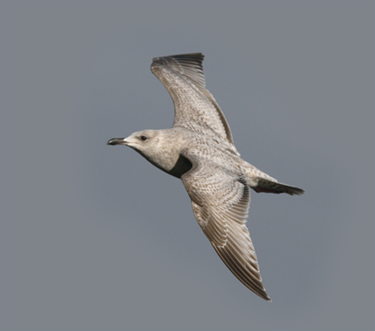
#> input picture data/bird.bmp, 375 x 331 px
$ python proj1.py   (older library calls are emulated)
#> lines starting #> are read from the running program, lines starting #| are printed output that depends on the picture
### code/my_imfilter.py
# -*- coding: utf-8 -*-
"""
% This function that you will implement is intended to behave like the built-in function
% imfilter() in Matlab or equivalently the same function implemented as part of scipy.misc module
% in Python. You will implement imfilter from first principles, i.e., without using
% any library functions.

% See 'help imfilter' or 'help conv2'. While terms like "filtering" and
% "convolution" might be used interchangeably, we will essentially perform 2D correlation
% between the filter and image. Referring to 'proj1_test_filtering.py' would help you with
% your implementation.

% Your function should work for color images. Simply filter each color
% channel independently.

% Your function should work for filters of any width and height
% combination, as long as the width and height are odd (e.g. 1, 7, 9). This
% restriction makes it unambigious which pixel in the filter is the center
% pixel.

% Boundary handling can be tricky. The filter can't be centered on pixels
% at the image boundary without parts of the filter being out of bounds. If
% you look at 'help conv2' and 'help imfilter' in Matlab, you see that they have
% several options to deal with boundaries. You should simply recreate the
% default behavior of imfilter -- pad the input image with zeros, and
% return a filtered image which matches the input resolution. A better
% approach would be to mirror the image content over the boundaries for padding.

% % Uncomment if you want to simply call library imfilter so you can see the desired
% % behavior. When you write your actual solution, **you can't use imfilter,
% % correlate, convolve commands, but implement the same using matrix manipulations**.
% % Simply loop over all the pixels and do the actual
% % computation. It might be slow.
"""
import matplotlib.image as mpimg
import matplotlib.pyplot as plt
import scipy.ndimage as s
import numpy as np
from skimage import color
from skimage import io
import os
from vis_hybrid_image import vis_hybrid_image

# print(os.path.join(os.path.dirname(os.getcwd())),'data/')
imgInputPath=os.path.join(os.path.dirname(os.getcwd()),'data/')

bird = mpimg.imread(os.path.join(imgInputPath,'bird.bmp'))
#> bird is the input picture: shape (331, 375, 3); mean R, G, B 127.7, 131.3, 136.8
plane = mpimg.imread(os.path.join(imgInputPath,'plane.bmp'))
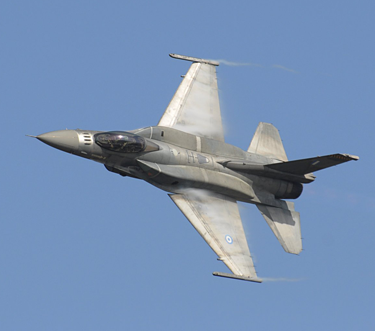
#> input picture data/plane.bmp, 375 x 331 px
#> plane is the input picture: shape (331, 375, 3); mean R, G, B 119.8, 145, 180.2

""" Exemplar Gaussian 3x3 filter shown below-- see filters defined in proj1_test_filtering.py """

# [13 lines left out: function gauss2D, not called in this run]

class my_image_editor(object):
  # [116 lines left out: functions __init__, set_kernel, my_2DConvolution, not called in this run]

  def apply_filter(self,filter='none'):
    if(self.set_kernel(filter)):
      return self.my_2DConvolution()

def my_imfilter(image,filter,zero_padding=False):  #which will work identically to the function below
  editor = my_image_editor(image,zero_padding=zero_padding)
  return np.clip(editor.apply_filter(filter),0,1)

# [14 lines left out: function my_hybrid_image, not called in this run]

# [15 lines of commented-out code are left out]

### code/proj1.py
"""
% Before trying to construct hybrid images, it is suggested that you
% implement my_imfilter.m and then debug it using proj1_test_filtering.m

% Debugging tip: You can split your MATLAB code into cells using "%%"
% comments. The cell containing the cursor has a light yellow background,
% and you can press Ctrl+Enter to run just the code in that cell. This is
% useful when projects get more complex and slow to rerun from scratch
"""

import matplotlib.pyplot as plt
import os
import cv2
from os.path import join
import numpy as np
from PIL import Image
import matplotlib.image as mpimg
from skimage.transform import rescale, resize, downscale_local_mean
from my_imfilter import my_imfilter
from vis_hybrid_image import vis_hybrid_image
import matplotlib.gridspec as gridspec

#%% close all figures
plt.close('all') # closes all figures

#%% Setup
#% read images and convert to floating point format
hybridize=[]

dog = mpimg.imread('../data/dog.bmp').astype('float32')/255
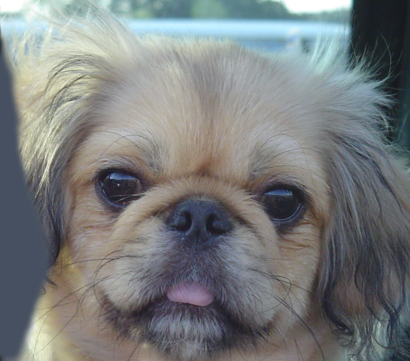
#> input picture data/dog.bmp, 410 x 361 px
cat = mpimg.imread('../data/cat.bmp').astype('float32')/255
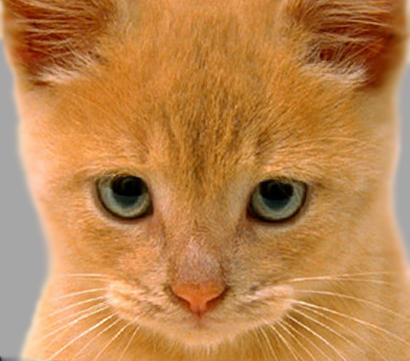
#> input picture data/cat.bmp, 410 x 361 px
hybridize.append((dog,cat,7))
hybridize.append((cat,dog,12))


bird = mpimg.imread('../data/bird.bmp').astype('float32')/255
plane = mpimg.imread('../data/plane.bmp').astype('float32')/255
hybridize.append((bird,plane,4))
hybridize.append((plane,bird,6))

fish = mpimg.imread('../data/fish.bmp').astype('float32')/255
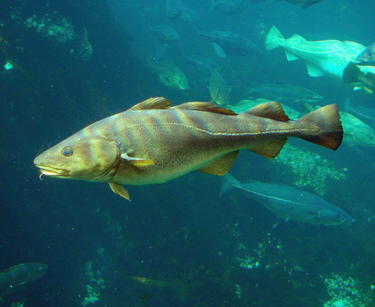
#> input picture data/fish.bmp, 375 x 307 px
submarine = mpimg.imread('../data/submarine.bmp').astype('float32')/255
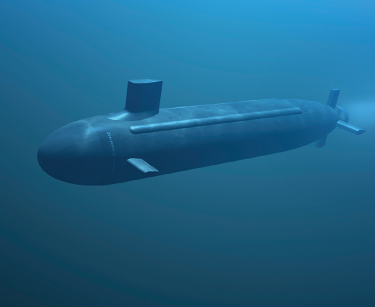
#> input picture data/submarine.bmp, 375 x 307 px
hybridize.append((fish,submarine,5))
hybridize.append((submarine,fish,3))

#> (the run stopped early here; a loop or call above may not have finished)
